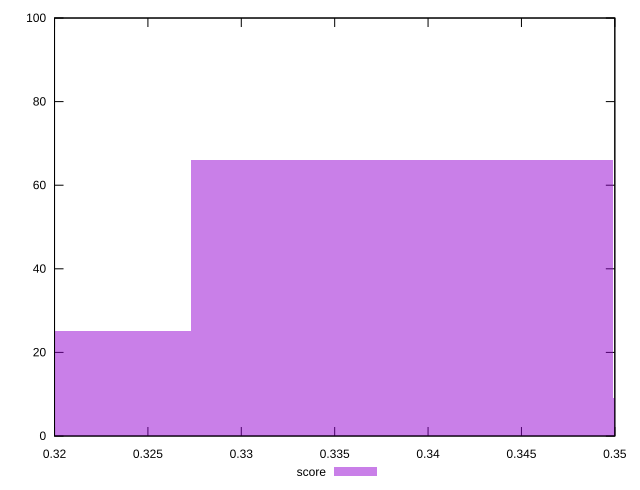

The script that saved this image:
reset

$score <<EOF
0.31604246039045325 25
0.33861692184691417 66
0.36119138330337514 9
EOF

set key outside below
set boxwidth 0.022574461456460946
set xrange [0.32:0.35]
set yrange [0:100]
set trange [0:100]
set style fill transparent solid 0.5 noborder
set terminal svg size 640, 490 enhanced background rgb 'white'
set output "report_00018_2021-02-10T15-25-16.877Z/unused-javascript/samples/pages+cached+noadtech/score/histogram.svg"

plot $score title "score" with boxes

reset
